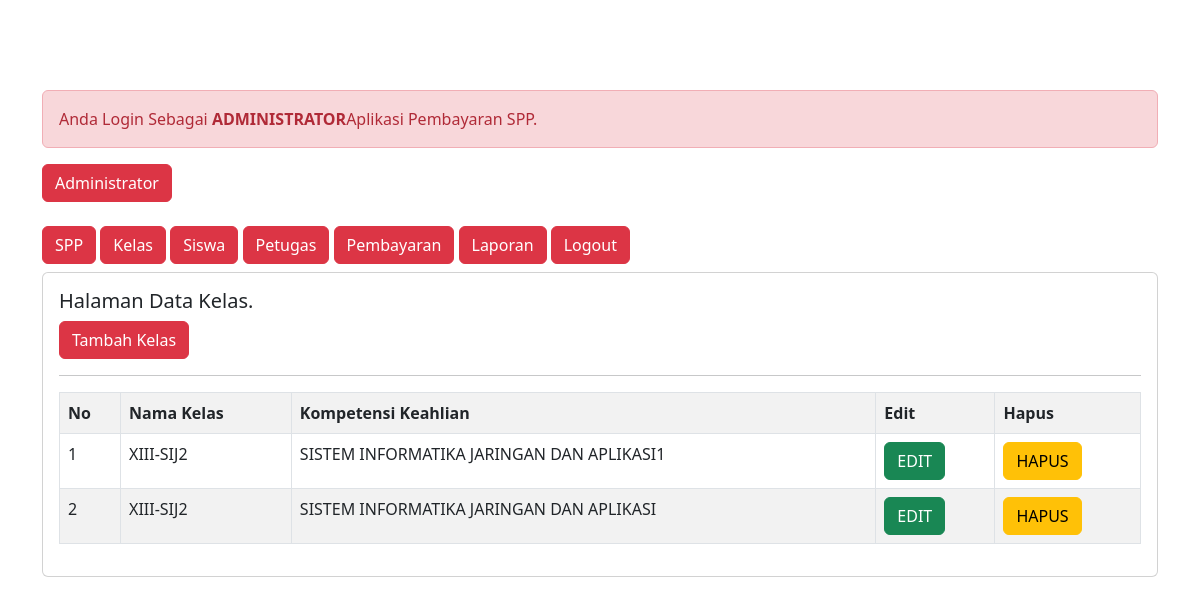
/admin/admin.php?url=kelas (signed in), run on the app's committed database.
### tables this page shows
CREATE TABLE `kelas` (
  `id_kelas` int(11) NOT NULL,
  `nama_kelas` varchar(10) NOT NULL,
  `kompetesi_keahlian` varchar(50) NOT NULL
);

### admin/kelas.php (the view)
<h5>Halaman Data Kelas.</h5>
<a href="?url=tambah-kelas" class="btn btn-danger"> Tambah Kelas </a>
<hr>
<table class ="table table-striped table-bordered">
	<tr class="fw-bold">
		<td>No</td>
		<td>Nama Kelas</td>
		<td>Kompetensi Keahlian</td>
		<td>Edit</td>
		<td>Hapus</td>
	</tr>
	<?php
	include'../koneksi.php';
	$no = 1;
	$sql = "SELECT*FROM kelas ORDER BY id_Kelas DESC";
	$query = mysqli_query($koneksi, $sql);
	foreach ($query as $data){ ?>
		<tr>
			<td><?= $no++; ?></td>
			<td><?= $data['nama_kelas'] ?></td>
			<td><?= $data['kompetesi_keahlian'] ?></td>
			<td>
				<a href="?url=edit-kelas&id_kelas=<?= $data['id_kelas'] ?>" class='btn btn-success'>EDIT</a>
			</td>
			<td>
				<a onclick="return confirm(' Apakah Anda Yakin Ingin Menghapus Data')" href="?url=hapus-kelas&id_kelas=<?= $data ['id_kelas'] ?>" class='btn btn-warning'>HAPUS</a>
			</td>
		</tr>
	<?php } ?>
</table>

### admin/style.css (style rules this page uses)
body { background-image: url("walle.jpg"); background-size: 100%; }

### data on the page
kelas: nama_kelas "XIII-SIJ2", kompetesi_keahlian "SISTEM INFORMATIKA JARINGAN DAN APLIKASI1"
kelas: nama_kelas "XIII-SIJ2", kompetesi_keahlian "SISTEM INFORMATIKA JARINGAN DAN APLIKASI"
